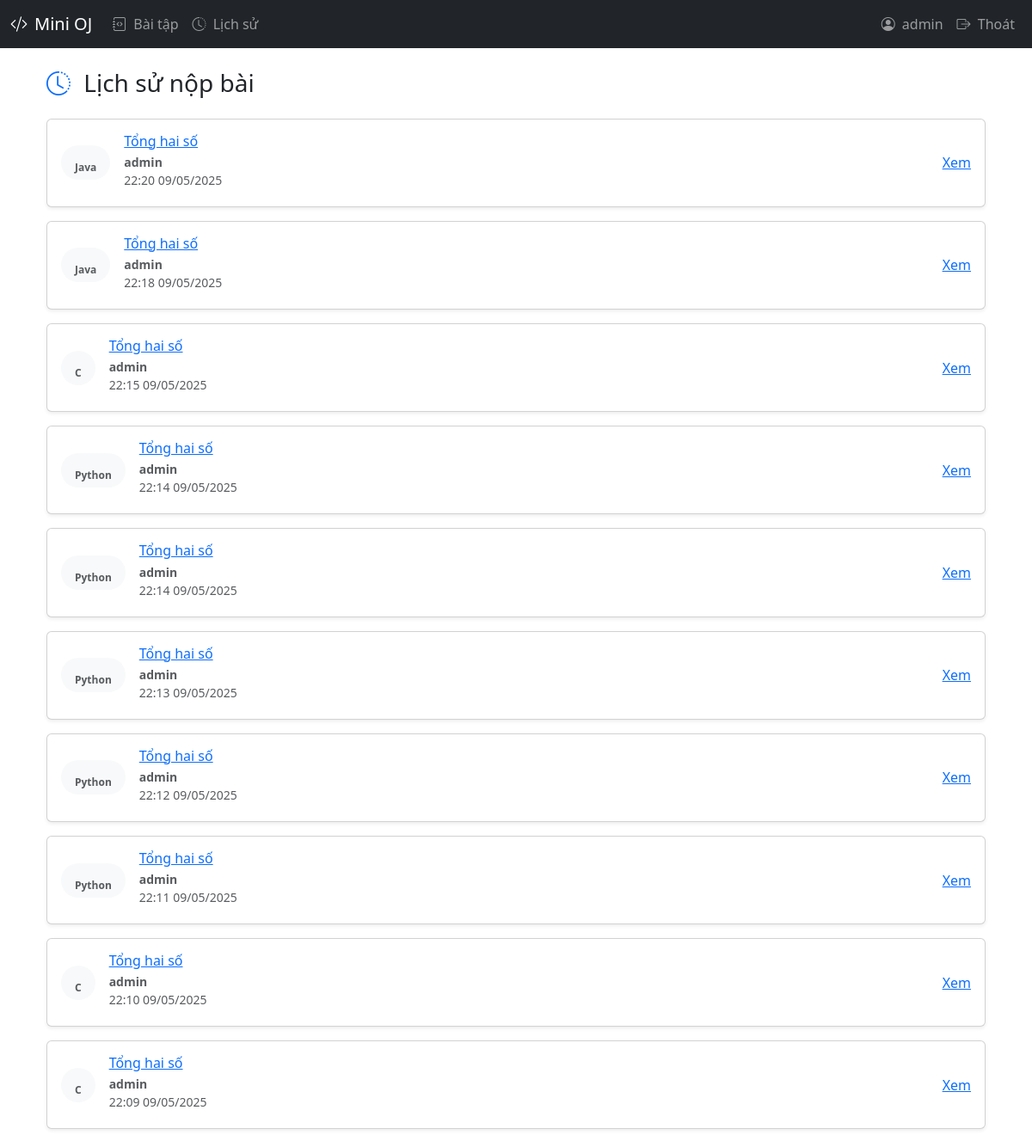
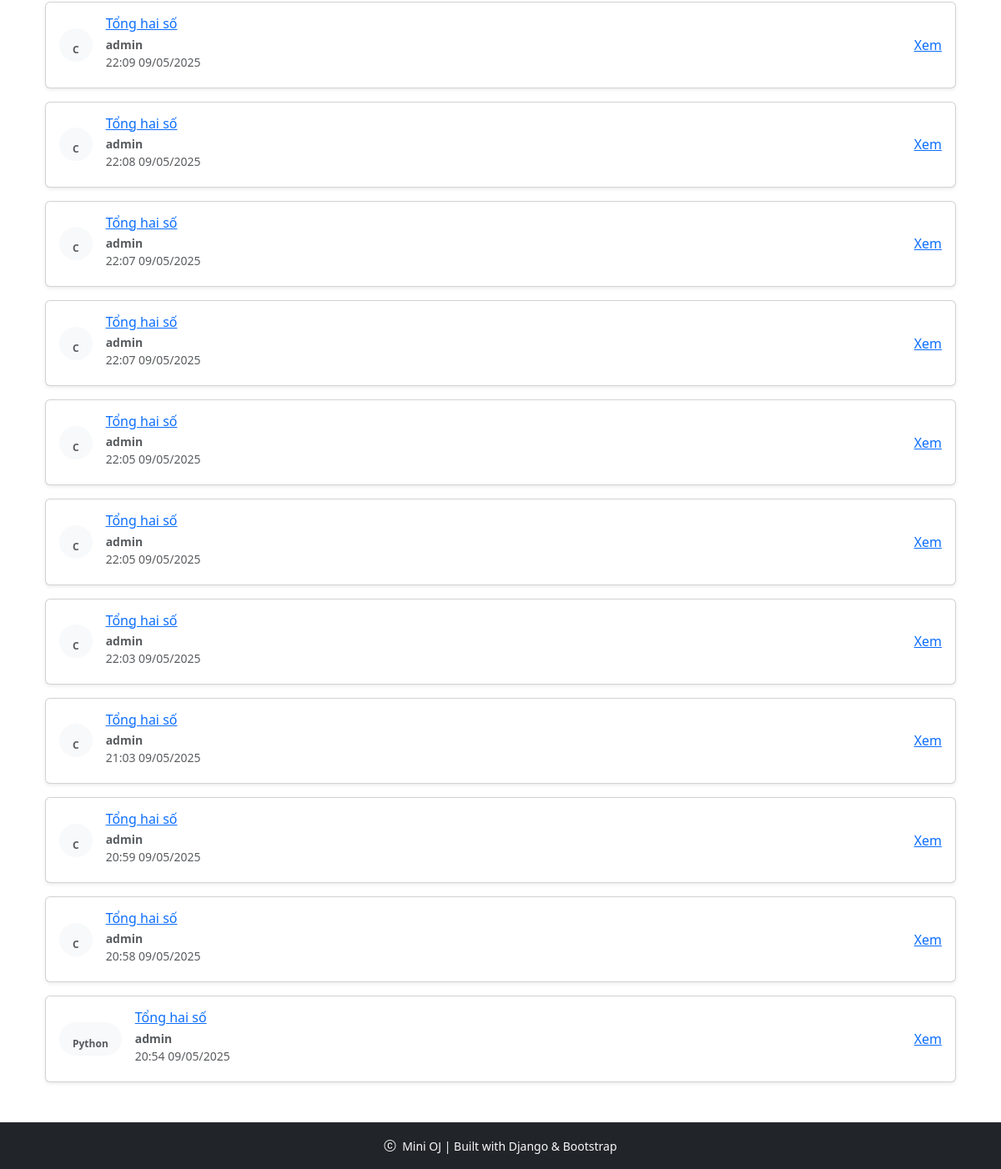
Page /submissions/ (signed in) on the committed database (2 pictures, top to bottom).
### judge/models.py (models this page shows, shortened)
class Submission(models.Model):
    user = models.ForeignKey(User, on_delete=models.CASCADE)
    problem = models.ForeignKey(Problem, on_delete=models.CASCADE)
    code = models.TextField()
    language = models.ForeignKey(Language, on_delete=models.SET_NULL, null=True)
    submitted_at = models.DateTimeField(auto_now_add=True)
    status = models.CharField(
        max_length=20,
        choices= [
            ('PENDING', 'Pending'),
            ('SUBMITTED', 'Submitted'),
            ('COMPILE_ERROR', 'Compilation Error'),
            ('SYSTEM_ERROR', 'System Error'),
        ], default='PENDING')

class Language(models.Model):
    code = models.CharField(max_length=10, unique=True)
    mode = models.CharField(max_length=30)
    name = models.CharField(max_length=50)

class Problem(models.Model):
    title = models.CharField(max_length=255)
    description = models.TextField(255)
    content = models.TextField()
    input_format = models.TextField()
    output_format = models.TextField()
    time_limit = models.FloatField(default=1.0, help_text="Second")
    memory_limit = models.IntegerField(default=256, help_text="MB")
    languages = models.ManyToManyField(Language)

### judge/views.py (the view)
# urls.py: path('submissions/', views.submissions, name='submissions'),
def submissions(request):
    submissions = Submission.objects.filter(user=request.user).order_by('-submitted_at')
    return render(request, 'judge/submissions.html', {'submissions': submissions})

### judge/templates/judge/submissions.html (shortened to what this page needs)
{% extends "judge/site_base.html" %}
{% block content %}
<div class="container mt-4">
  <h3 class="mb-4">
    <i class="bi bi-clock-history me-2 text-primary"></i>
    Lịch sử nộp bài
  </h3>
  {% if submissions %}
    <div class="row gy-3">
      {% for sub in submissions %}
        <div class="col-12">
          <div class="card border-1 shadow-sm">
            <div class="card-body d-flex justify-content-start align-items-center gap-3">
              <span class="badge px-3 py-2 rounded-pill fw-bold text-dark
                {% if sub.verdict == 'ACCEPTED' %}bg-success bg-opacity-25
                {% elif sub.verdict == 'WRONG_ANSWER' %}bg-danger bg-opacity-25
                {% elif sub.verdict == 'TLE' %}bg-warning bg-opacity-25
                {% elif sub.verdict == 'MLE' %}bg-warning bg-opacity-25
                {% elif sub.verdict == 'RUNTIME_ERROR' %}bg-info bg-opacity-25
                {% elif sub.verdict == 'COMPILE_ERROR' %}bg-secondary bg-opacity-25
                {% elif sub.verdict == 'PENDING' %}bg-light text-muted
                {% elif sub.verdict == 'SYSTEM_ERROR' %}bg-dark bg-opacity-25 text-light
                {% else %}bg-light text-muted
                {% endif %}
              ">
                  <br>
                  {{ sub.language.name }}
              </span>
              <div class="flex-grow-1">
                <h6 class="card-title mb-1"><a href="{% url 'problem' sub.problem.id %}">{{ sub.problem.title }}</a></h6>
                <p class="mb-1 text-muted small">
                  <strong>{{ sub.user.username }}</strong><br>
                  {{ sub.submitted_at|date:"H:i d/m/Y" }}
                </p>
              </div>
              {% if sub.user == request.user or request.user.is_superuser %}
                <div>
                  <a href="{% url 'submission' sub.id %}">
                      Xem
                  </a>
                </div>
              {% endif %}
            </div>
          </div>
        </div>
      {% endfor %}
    </div>
  {% else %}
    <p class="text-muted">Bạn chưa nộp bài nào.</p>
  {% endif %}
</div>
{% endblock %}

### judge/templates/judge/site_base.html (shortened to what this page needs)
<!DOCTYPE html>
<html lang="vi">
<head>
  <link href="https://cdn.jsdelivr.net/npm/bootstrap@5.3.3/dist/css/bootstrap.min.css" rel="stylesheet">
  <link href="https://cdn.jsdelivr.net/npm/bootstrap-icons@1.11.3/font/bootstrap-icons.css" rel="stylesheet">
</head>
<body>
<nav class="navbar navbar-expand-lg navbar-dark bg-dark">
  <div class="container-fluid">
    <a class="navbar-brand d-flex align-items-center" href="/">
      <i class="bi bi-code-slash me-2"></i> Mini OJ
    </a>
    <div class="collapse navbar-collapse" id="mainNavbar">
      <ul class="navbar-nav me-auto">
        <li class="nav-item">
          <a class="nav-link" href="{% url 'problems' %}">
            <i class="bi bi-journal-code me-1"></i> Bài tập
          </a>
        </li>
        <li class="nav-item">
          <a class="nav-link" href="{% url 'submissions' %}">
            <i class="bi bi-clock-history me-1"></i> Lịch sử
          </a>
        </li>
      </ul>
      <ul class="navbar-nav ms-auto">
        {% if user.is_authenticated %}
        <li class="nav-item">
          <a class="nav-link" href="#">
            <i class="bi bi-person-circle me-1"></i> {{ user.username }}
          </a>
        </li>
        <li class="nav-item">
          <a class="nav-link" href="{% url 'logout' %}">
            <i class="bi bi-box-arrow-right me-1"></i> Thoát
          </a>
        </li>
        {% endif %}
      </ul>
    </div>
  </div>
</nav>
<div class="container mt-4">
    {% block content %}{% endblock %}
</div>
<footer class="bg-dark text-light text-center py-3 mt-5">
  <small>
    <i class="bi bi-c-circle me-1"></i> {{ now|date:"Y" }} Mini OJ | Built with Django & Bootstrap
  </small>
</footer>
</body>
</html>

### rows in the picture
Submission: language.name "Java", problem "Tổng hai số", user.username "admin", submitted_at "22:20 09/05/2025", shows "Xem"
Submission: language.name "Java", problem "Tổng hai số", user.username "admin", submitted_at "22:18 09/05/2025", shows "Xem"
Submission: language.name "C", problem "Tổng hai số", user.username "admin", submitted_at "22:15 09/05/2025", shows "Xem"
Submission: language.name "Python", problem "Tổng hai số", user.username "admin", submitted_at "22:14 09/05/2025", shows "Xem"
Submission: language.name "Python", problem "Tổng hai số", user.username "admin", submitted_at "22:14 09/05/2025", shows "Xem"
Submission: language.name "Python", problem "Tổng hai số", user.username "admin", submitted_at "22:13 09/05/2025", shows "Xem"
Submission: language.name "Python", problem "Tổng hai số", user.username "admin", submitted_at "22:12 09/05/2025", shows "Xem"
Submission: language.name "Python", problem "Tổng hai số", user.username "admin", submitted_at "22:11 09/05/2025", shows "Xem"
Submission: language.name "C", problem "Tổng hai số", user.username "admin", submitted_at "22:10 09/05/2025", shows "Xem"
Submission: language.name "C", problem "Tổng hai số", user.username "admin", submitted_at "22:09 09/05/2025", shows "Xem"
Submission: language.name "C", problem "Tổng hai số", user.username "admin", submitted_at "22:09 09/05/2025", shows "Xem"
Submission: language.name "C", problem "Tổng hai số", user.username "admin", submitted_at "22:08 09/05/2025", shows "Xem"
Submission: language.name "C", problem "Tổng hai số", user.username "admin", submitted_at "22:07 09/05/2025", shows "Xem"
Submission: language.name "C", problem "Tổng hai số", user.username "admin", submitted_at "22:07 09/05/2025", shows "Xem"
Submission: language.name "C", problem "Tổng hai số", user.username "admin", submitted_at "22:05 09/05/2025", shows "Xem"
Submission: language.name "C", problem "Tổng hai số", user.username "admin", submitted_at "22:05 09/05/2025", shows "Xem"
Submission: language.name "C", problem "Tổng hai số", user.username "admin", submitted_at "22:03 09/05/2025", shows "Xem"
Submission: language.name "C", problem "Tổng hai số", user.username "admin", submitted_at "21:03 09/05/2025", shows "Xem"
Submission: language.name "C", problem "Tổng hai số", user.username "admin", submitted_at "20:59 09/05/2025", shows "Xem"
Submission: language.name "C", problem "Tổng hai số", user.username "admin", submitted_at "20:58 09/05/2025", shows "Xem"
Submission: language.name "Python", problem "Tổng hai số", user.username "admin", submitted_at "20:54 09/05/2025", shows "Xem"

### other values in the picture
{{ user.username }} "admin"
